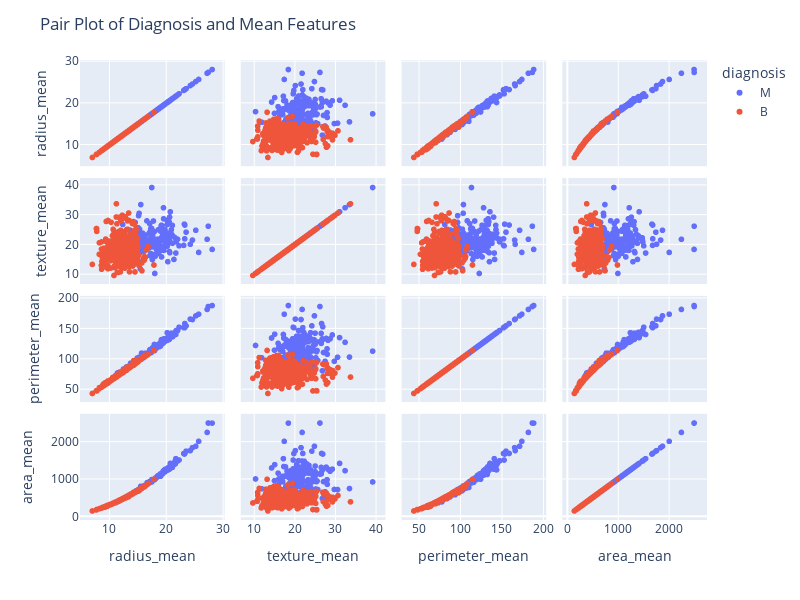

The notebook cell saved with this chart:
### Code cell
import plotly.express as px

cols = ["diagnosis", "radius_mean", "texture_mean", "perimeter_mean", "area_mean"]

fig = px.scatter_matrix(data[cols], dimensions=cols[1:], color="diagnosis")
fig.update_traces(diagonal_visible=True)  # Hide the histograms on the diagonal

fig.update_layout(
    title="Pair Plot of Diagnosis and Mean Features",
    width=800,
    height=600,
)

fig.show()

### Figure 1 — Plotly figure (JSON) as saved in the notebook; plotly's stock layout.template omitted (floating-point values rounded to 4 significant figures; data arrays with more than 128 entries replaced by an {"elided": "..."} marker saying what was removed)
{"data": [{"diagonal": {"visible": true}, "dimensions": [{"axis": {"matches": true}, "label": "radius_mean", "values": {"elided": "212 float values"}}, {"axis": {"matches": true}, "label": "texture_mean", "values": {"elided": "212 float values"}}, {"axis": {"matches": true}, "label": "perimeter_mean", "values": {"elided": "212 float values"}}, {"axis": {"matches": true}, "label": "area_mean", "values": {"elided": "212 float values"}}], "hovertemplate": "diagnosis=M<br>%{xaxis.title.text}=%{x}<br>%{yaxis.title.text}=%{y}<extra></extra>", "legendgroup": "M", "marker": {"color": "#636efa", "symbol": "circle"}, "name": "M", "showlegend": true, "type": "splom"}, {"diagonal": {"visible": true}, "dimensions": [{"axis": {"matches": true}, "label": "radius_mean", "values": {"elided": "357 float values"}}, {"axis": {"matches": true}, "label": "texture_mean", "values": {"elided": "357 float values"}}, {"axis": {"matches": true}, "label": "perimeter_mean", "values": {"elided": "357 float values"}}, {"axis": {"matches": true}, "label": "area_mean", "values": {"elided": "357 float values"}}], "hovertemplate": "diagnosis=B<br>%{xaxis.title.text}=%{x}<br>%{yaxis.title.text}=%{y}<extra></extra>", "legendgroup": "B", "marker": {"color": "#EF553B", "symbol": "circle"}, "name": "B", "showlegend": true, "type": "splom"}], "layout": {"dragmode": "select", "height": 600, "legend": {"title": {"text": "diagnosis"}, "tracegroupgap": 0}, "margin": {"t": 60}, "title": {"text": "Pair Plot of Diagnosis and Mean Features"}, "width": 800, "xaxis": {"autorange": true, "range": [4.807, 30.28], "type": "linear"}, "xaxis2": {"autorange": true, "range": [6.668, 42.32], "type": "linear"}, "xaxis3": {"autorange": true, "range": [28.9, 203.4], "type": "linear"}, "xaxis4": {"autorange": true, "range": [-99.05, 2744.0], "type": "linear"}, "yaxis": {"autorange": true, "range": [4.807, 30.28], "type": "linear"}, "yaxis2": {"autorange": true, "range": [6.668, 42.32], "type": "linear"}, "yaxis3": {"autorange": true, "range": [28.9, 203.4], "type": "linear"}, "yaxis4": {"autorange": true, "range": [-99.05, 2744.0], "type": "linear"}}}
